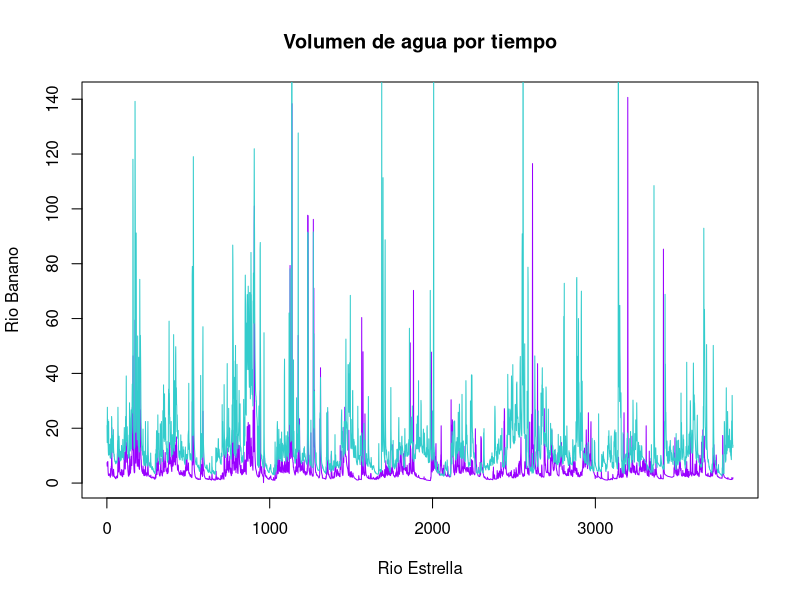
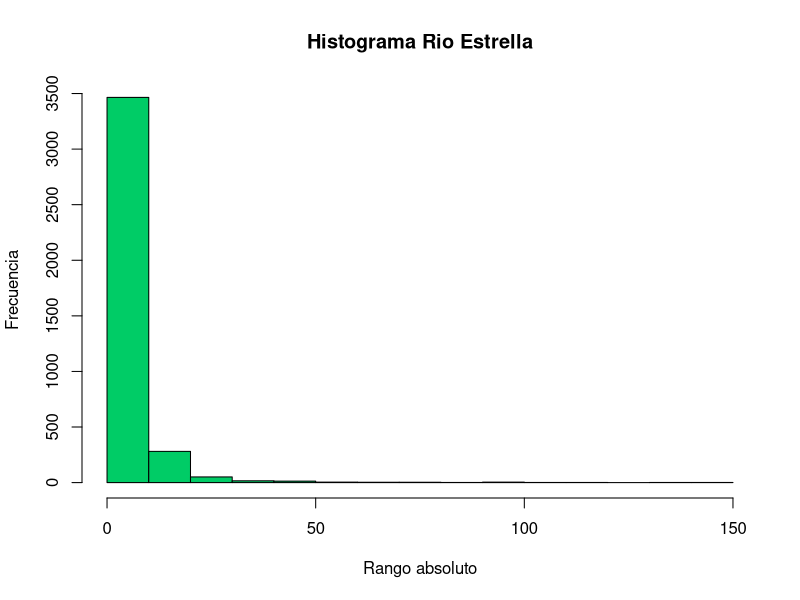
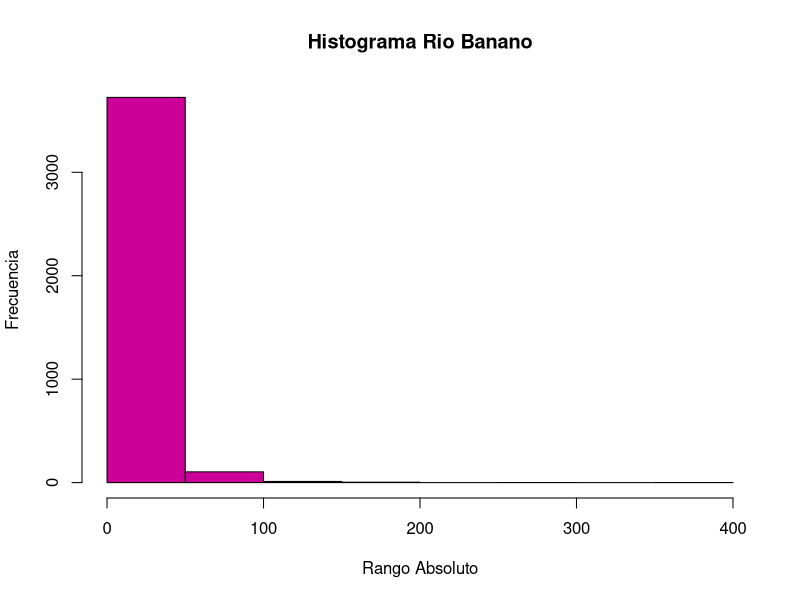
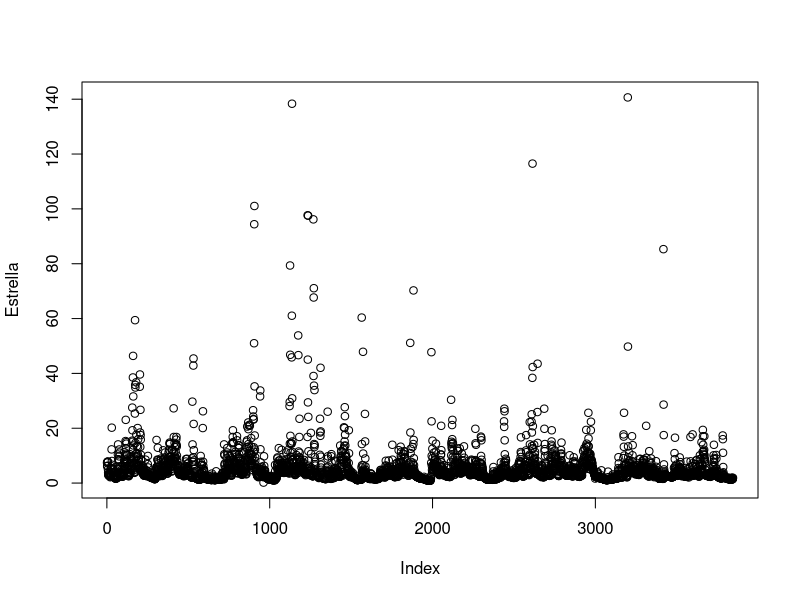
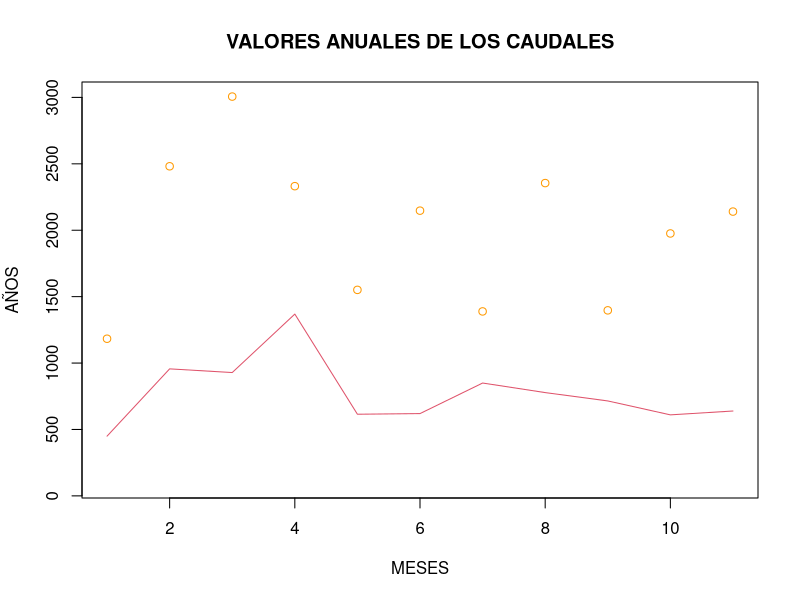

These figures' R source, in order: (Note: this script raises an error after producing the figures.)
inp <- read.csv("FDC.csv")


head(inp)

dim(inp)

inp[!complete.cases(inp),]

plot(inp[,2],type= "l", col = "#9900FF",
     
     main = "Volumen de agua por tiempo",
     xlab = ("Rio Estrella"),
     ylab = ("Rio Banano")
)

lines(inp[ ,3], col = "#33CCCC")

summary(inp[,2:3])
hist(inp[,2],
     main = "Histograma Rio Estrella",
     xlab = ("Rango absoluto"),
     ylab = ("Frecuencia"),
     col = "#00CC66"
)
hist(inp[,3],
     main = "Histograma Rio Banano",
     xlab = ("Rango Absoluto"),
     ylab = ("Frecuencia"),
     col = "#CC0099"
)

names(inp) <- c("fecha", "Estrella","Banano")
attach(inp)
plot(Estrella)

Tempdate <- strptime(inp[,1], format= "%d/%m/%Y")


MAQ_Estrella <- tapply(Estrella, format(Tempdate, format = "%Y"), FUN = sum)   
MAQ_Banano <- tapply(Banano, format(Tempdate, format = "%Y"), FUN = sum)   

write.csv(rbind(MAQ_Estrella, MAQ_Banano),file= "MAQ.csv")

plot(MAQ_Banano,ylim = c(100,3000), 
     main = "VALORES ANUALES DE LOS CAUDALES",
     xlab = ("MESES"),
     ylab = ("AÑOS"),
     col = "#FF9900"
)
lines(MAQ_Estrella, col = 2)

MMQ_Estrella <- tapply(Estrella, format(Tempdate, format = "%m"), FUN = sum)   
MMQ_Banano <- tapply(Banano, format(Tempdate, format = "%m"), FUN = sum)  

CORRELACIÓ
#Analisis de correlación

corinp <- cor(inp[,2:3], method= "spearman")

plot(inp[,2], inp[,3],
     main = "COEFICIENTE DE CAUDALES",
     xlab = ("Estrella"),
     ylab = ("Banano"),
     col = "#003333"
)

inp.lm <- lm(inp[,2] ~ inp[,3], data=inp)

summary(inp.lm)

plot(inp.lm)